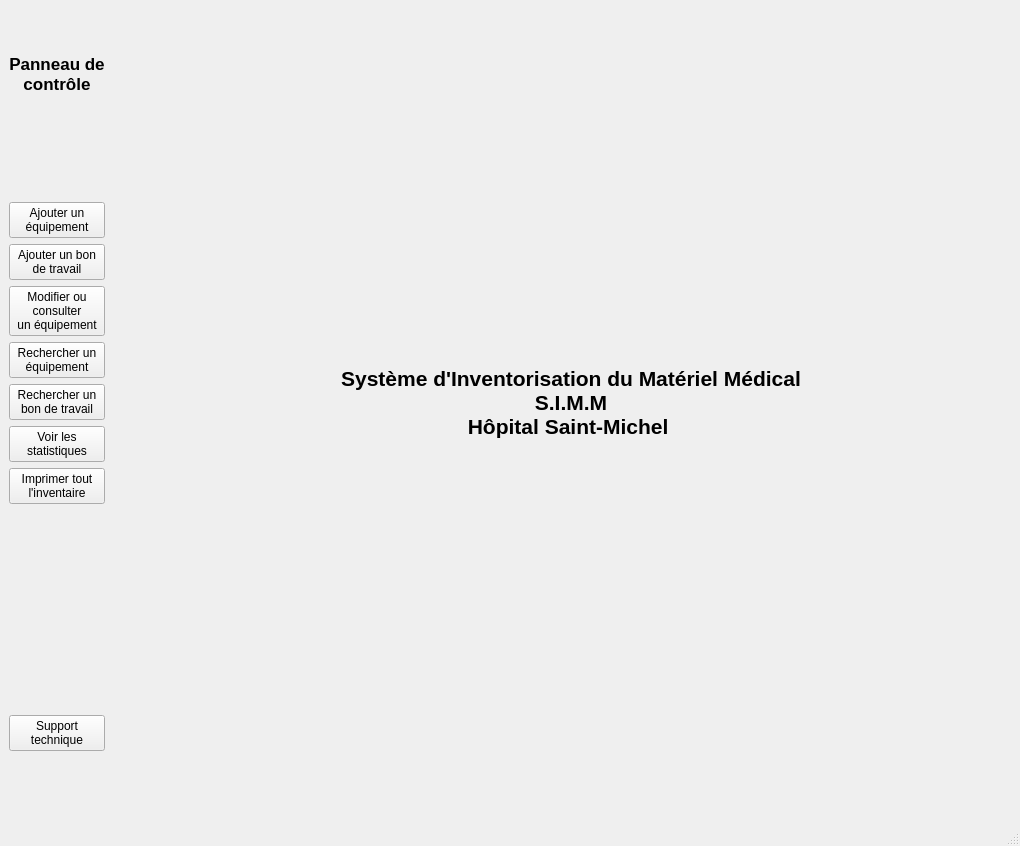
<?xml version="1.0" encoding="UTF-8"?>
<ui version="4.0">
 <class>MainWindow</class>
 <widget class="QMainWindow" name="MainWindow">
  <property name="geometry">
   <rect>
    <x>0</x>
    <y>0</y>
    <width>1020</width>
    <height>846</height>
   </rect>
  </property>
  <property name="windowTitle">
   <string>MainWindow</string>
  </property>
  <widget class="QWidget" name="centralwidget">
   <layout class="QGridLayout" name="gridLayout_2">
    <item row="1" column="0">
     <widget class="QLabel" name="label">
      <property name="font">
       <font>
        <pointsize>13</pointsize>
        <weight>75</weight>
        <bold>true</bold>
       </font>
      </property>
      <property name="text">
       <string>Panneau de
contrôle</string>
      </property>
      <property name="alignment">
       <set>Qt::AlignCenter</set>
      </property>
     </widget>
    </item>
    <item row="1" column="1" rowspan="12">
     <spacer name="verticalSpacer">
      <property name="orientation">
       <enum>Qt::Vertical</enum>
      </property>
      <property name="sizeHint" stdset="0">
       <size>
        <width>20</width>
        <height>697</height>
       </size>
      </property>
     </spacer>
    </item>
    <item row="1" column="2" rowspan="12">
     <widget class="QLabel" name="label_2">
      <property name="font">
       <font>
        <pointsize>16</pointsize>
        <weight>75</weight>
        <bold>true</bold>
       </font>
      </property>
      <property name="frameShadow">
       <enum>QFrame::Plain</enum>
      </property>
      <property name="text">
       <string>Système d'Inventorisation du Matériel Médical
S.I.M.M
Hôpital Saint-Michel </string>
      </property>
      <property name="alignment">
       <set>Qt::AlignCenter</set>
      </property>
     </widget>
    </item>
    <item row="3" column="0">
     <widget class="QPushButton" name="pushButton">
      <property name="text">
       <string>Ajouter un
équipement</string>
      </property>
      <property name="icon">
       <iconset>
        <normaloff>//kikine-pc/Users/Kikine/PycharmProjects/PC2/PdC-Bouton_Ajouter.png</normaloff>//kikine-pc/Users/Kikine/PycharmProjects/PC2/PdC-Bouton_Ajouter.png</iconset>
      </property>
      <property name="iconSize">
       <size>
        <width>40</width>
        <height>40</height>
       </size>
      </property>
     </widget>
    </item>
    <item row="4" column="0">
     <widget class="QPushButton" name="pushButton_2">
      <property name="text">
       <string>Ajouter un bon
de travail</string>
      </property>
      <property name="icon">
       <iconset>
        <normaloff>//kikine-pc/Users/Kikine/PycharmProjects/PC2/PdC_Bouton_BdT2.png</normaloff>//kikine-pc/Users/Kikine/PycharmProjects/PC2/PdC_Bouton_BdT2.png</iconset>
      </property>
      <property name="iconSize">
       <size>
        <width>40</width>
        <height>40</height>
       </size>
      </property>
     </widget>
    </item>
    <item row="5" column="0">
     <widget class="QPushButton" name="pushButton_3">
      <property name="text">
       <string>Modifier ou
consulter
un équipement</string>
      </property>
      <property name="icon">
       <iconset>
        <normaloff>//kikine-pc/Users/Kikine/PycharmProjects/PC2/PdC-crayon.png</normaloff>//kikine-pc/Users/Kikine/PycharmProjects/PC2/PdC-crayon.png</iconset>
      </property>
      <property name="iconSize">
       <size>
        <width>40</width>
        <height>40</height>
       </size>
      </property>
     </widget>
    </item>
    <item row="6" column="0">
     <widget class="QPushButton" name="pushButton_4">
      <property name="text">
       <string>Rechercher un
équipement</string>
      </property>
      <property name="icon">
       <iconset>
        <normaloff>//kikine-pc/Users/Kikine/PycharmProjects/PC2/PdC_Bouton_Rechercher2.png</normaloff>//kikine-pc/Users/Kikine/PycharmProjects/PC2/PdC_Bouton_Rechercher2.png</iconset>
      </property>
      <property name="iconSize">
       <size>
        <width>40</width>
        <height>40</height>
       </size>
      </property>
     </widget>
    </item>
    <item row="7" column="0">
     <widget class="QPushButton" name="pushButton_5">
      <property name="text">
       <string>Rechercher un
bon de travail</string>
      </property>
      <property name="icon">
       <iconset>
        <normaloff>//kikine-pc/Users/Kikine/PycharmProjects/PC2/Bouton_Recherche_BdT.png</normaloff>//kikine-pc/Users/Kikine/PycharmProjects/PC2/Bouton_Recherche_BdT.png</iconset>
      </property>
      <property name="iconSize">
       <size>
        <width>40</width>
        <height>40</height>
       </size>
      </property>
     </widget>
    </item>
    <item row="8" column="0">
     <widget class="QPushButton" name="pushButton_7">
      <property name="text">
       <string>Voir les
statistiques</string>
      </property>
      <property name="icon">
       <iconset>
        <normaloff>//kikine-pc/Users/Kikine/PycharmProjects/PC2/PdC-Bouton-stats.png</normaloff>//kikine-pc/Users/Kikine/PycharmProjects/PC2/PdC-Bouton-stats.png</iconset>
      </property>
      <property name="iconSize">
       <size>
        <width>40</width>
        <height>40</height>
       </size>
      </property>
     </widget>
    </item>
    <item row="9" column="0">
     <widget class="QPushButton" name="pushButton_8">
      <property name="text">
       <string>Imprimer tout
l'inventaire</string>
      </property>
      <property name="icon">
       <iconset>
        <normaloff>//kikine-pc/Users/Kikine/PycharmProjects/PC2/PdC_print.png</normaloff>//kikine-pc/Users/Kikine/PycharmProjects/PC2/PdC_print.png</iconset>
      </property>
      <property name="iconSize">
       <size>
        <width>40</width>
        <height>40</height>
       </size>
      </property>
     </widget>
    </item>
    <item row="12" column="0">
     <widget class="QPushButton" name="pushButton_6">
      <property name="text">
       <string>Support
technique</string>
      </property>
      <property name="icon">
       <iconset>
        <normaloff>//kikine-pc/Users/Kikine/PycharmProjects/PC2/PC2.png</normaloff>//kikine-pc/Users/Kikine/PycharmProjects/PC2/PC2.png</iconset>
      </property>
      <property name="iconSize">
       <size>
        <width>40</width>
        <height>40</height>
       </size>
      </property>
      <property name="autoDefault">
       <bool>false</bool>
      </property>
      <property name="default">
       <bool>false</bool>
      </property>
      <property name="flat">
       <bool>false</bool>
      </property>
     </widget>
    </item>
    <item row="13" column="0">
     <spacer name="verticalSpacer_10">
      <property name="orientation">
       <enum>Qt::Vertical</enum>
      </property>
      <property name="sizeHint" stdset="0">
       <size>
        <width>20</width>
        <height>40</height>
       </size>
      </property>
     </spacer>
    </item>
    <item row="14" column="2">
     <spacer name="horizontalSpacer">
      <property name="orientation">
       <enum>Qt::Horizontal</enum>
      </property>
      <property name="sizeHint" stdset="0">
       <size>
        <width>40</width>
        <height>20</height>
       </size>
      </property>
     </spacer>
    </item>
    <item row="10" column="0">
     <spacer name="verticalSpacer_2">
      <property name="orientation">
       <enum>Qt::Vertical</enum>
      </property>
      <property name="sizeHint" stdset="0">
       <size>
        <width>20</width>
        <height>40</height>
       </size>
      </property>
     </spacer>
    </item>
    <item row="2" column="0">
     <spacer name="verticalSpacer_11">
      <property name="orientation">
       <enum>Qt::Vertical</enum>
      </property>
      <property name="sizeHint" stdset="0">
       <size>
        <width>20</width>
        <height>40</height>
       </size>
      </property>
     </spacer>
    </item>
    <item row="11" column="0">
     <spacer name="verticalSpacer_12">
      <property name="orientation">
       <enum>Qt::Vertical</enum>
      </property>
      <property name="sizeHint" stdset="0">
       <size>
        <width>20</width>
        <height>40</height>
       </size>
      </property>
     </spacer>
    </item>
    <item row="0" column="0">
     <spacer name="verticalSpacer_4">
      <property name="orientation">
       <enum>Qt::Vertical</enum>
      </property>
      <property name="sizeHint" stdset="0">
       <size>
        <width>20</width>
        <height>40</height>
       </size>
      </property>
     </spacer>
    </item>
   </layout>
  </widget>
  <widget class="QMenuBar" name="menubar">
   <property name="geometry">
    <rect>
     <x>0</x>
     <y>0</y>
     <width>1020</width>
     <height>26</height>
    </rect>
   </property>
  </widget>
  <widget class="QStatusBar" name="statusbar"/>
 </widget>
 <resources/>
 <connections/>
</ui>
